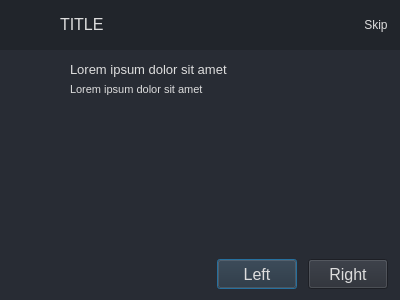
<?xml version="1.0" encoding="UTF-8"?>
<ui version="4.0">
 <class>newVersionDialog</class>
 <widget class="QDialog" name="newVersionDialog">
  <property name="geometry">
   <rect>
    <x>0</x>
    <y>0</y>
    <width>400</width>
    <height>300</height>
   </rect>
  </property>
  <property name="minimumSize">
   <size>
    <width>400</width>
    <height>0</height>
   </size>
  </property>
  <property name="maximumSize">
   <size>
    <width>16777215</width>
    <height>16777215</height>
   </size>
  </property>
  <property name="windowTitle">
   <string>Dialog</string>
  </property>
  <property name="styleSheet">
   <string notr="true">QWidget{
	color: rgb(221, 221, 221);
}

/* /////////////////////////////////////////////////////////////////////////////////////////////////
Content App */
#contentTopBg{	
	background-color: rgb(33, 37, 43);
}

/* Top Buttons */
#rightButtons .QPushButton { background-color: rgba(255, 255, 255, 0); border: none;  border-radius: 5px; }
#rightButtons .QPushButton:hover { background-color: rgb(44, 49, 57); border-style: solid; border-radius: 4px; }
#rightButtons .QPushButton:pressed { background-color: rgb(23, 26, 30); border-style: solid; border-radius: 4px; }
</string>
  </property>
  <widget class="QFrame" name="contentBox">
   <property name="geometry">
    <rect>
     <x>0</x>
     <y>50</y>
     <width>400</width>
     <height>251</height>
    </rect>
   </property>
   <property name="minimumSize">
    <size>
     <width>400</width>
     <height>0</height>
    </size>
   </property>
   <property name="styleSheet">
    <string notr="true">background-color: rgb(40, 44, 52);</string>
   </property>
   <layout class="QVBoxLayout" name="contentBoxLayout">
    <property name="leftMargin">
     <number>12</number>
    </property>
    <property name="topMargin">
     <number>12</number>
    </property>
    <property name="rightMargin">
     <number>12</number>
    </property>
    <property name="bottomMargin">
     <number>12</number>
    </property>
    <item>
     <layout class="QHBoxLayout" name="horizontalLayout_4">
      <property name="bottomMargin">
       <number>0</number>
      </property>
      <item>
       <widget class="QLabel" name="icon_severity">
        <property name="maximumSize">
         <size>
          <width>42</width>
          <height>42</height>
         </size>
        </property>
        <property name="frameShape">
         <enum>QFrame::NoFrame</enum>
        </property>
        <property name="text">
         <string/>
        </property>
       </widget>
      </item>
      <item>
       <layout class="QVBoxLayout" name="text_box">
        <property name="leftMargin">
         <number>10</number>
        </property>
        <property name="bottomMargin">
         <number>0</number>
        </property>
        <item>
         <widget class="QLabel" name="message">
          <property name="styleSheet">
           <string notr="true">font-size: 13px;</string>
          </property>
          <property name="text">
           <string>Lorem ipsum dolor sit amet</string>
          </property>
          <property name="alignment">
           <set>Qt::AlignLeading|Qt::AlignLeft|Qt::AlignTop</set>
          </property>
         </widget>
        </item>
        <item>
         <widget class="QLabel" name="details">
          <property name="styleSheet">
           <string notr="true">font-size: 11px;</string>
          </property>
          <property name="text">
           <string>Lorem ipsum dolor sit amet</string>
          </property>
          <property name="alignment">
           <set>Qt::AlignLeading|Qt::AlignLeft|Qt::AlignTop</set>
          </property>
         </widget>
        </item>
       </layout>
      </item>
     </layout>
    </item>
    <item>
     <spacer name="verticalSpacer">
      <property name="orientation">
       <enum>Qt::Vertical</enum>
      </property>
      <property name="sizeHint" stdset="0">
       <size>
        <width>20</width>
        <height>5</height>
       </size>
      </property>
     </spacer>
    </item>
    <item>
     <widget class="QFrame" name="navigationButtons">
      <property name="maximumSize">
       <size>
        <width>16777215</width>
        <height>40</height>
       </size>
      </property>
      <layout class="QHBoxLayout" name="horizontalLayout_6">
       <property name="leftMargin">
        <number>0</number>
       </property>
       <property name="topMargin">
        <number>0</number>
       </property>
       <property name="rightMargin">
        <number>0</number>
       </property>
       <property name="bottomMargin">
        <number>0</number>
       </property>
       <item>
        <spacer name="leftSpacer">
         <property name="orientation">
          <enum>Qt::Horizontal</enum>
         </property>
         <property name="sizeHint" stdset="0">
          <size>
           <width>40</width>
           <height>20</height>
          </size>
         </property>
        </spacer>
       </item>
       <item>
        <widget class="QPushButton" name="left_button">
         <property name="enabled">
          <bool>true</bool>
         </property>
         <property name="minimumSize">
          <size>
           <width>80</width>
           <height>30</height>
          </size>
         </property>
         <property name="font">
          <font>
           <family>Segoe UI</family>
           <pointsize>12</pointsize>
           <weight>50</weight>
           <italic>false</italic>
           <bold>false</bold>
          </font>
         </property>
         <property name="cursor">
          <cursorShape>PointingHandCursor</cursorShape>
         </property>
         <property name="layoutDirection">
          <enum>Qt::LeftToRight</enum>
         </property>
         <property name="text">
          <string>Left</string>
         </property>
        </widget>
       </item>
       <item>
        <spacer name="betweenSpacer">
         <property name="orientation">
          <enum>Qt::Horizontal</enum>
         </property>
         <property name="sizeType">
          <enum>QSizePolicy::Minimum</enum>
         </property>
         <property name="sizeHint" stdset="0">
          <size>
           <width>5</width>
           <height>20</height>
          </size>
         </property>
        </spacer>
       </item>
       <item>
        <widget class="QPushButton" name="right_button">
         <property name="enabled">
          <bool>true</bool>
         </property>
         <property name="minimumSize">
          <size>
           <width>80</width>
           <height>30</height>
          </size>
         </property>
         <property name="font">
          <font>
           <family>Segoe UI</family>
           <pointsize>12</pointsize>
           <weight>50</weight>
           <italic>false</italic>
           <bold>false</bold>
          </font>
         </property>
         <property name="cursor">
          <cursorShape>PointingHandCursor</cursorShape>
         </property>
         <property name="layoutDirection">
          <enum>Qt::LeftToRight</enum>
         </property>
         <property name="styleSheet">
          <string notr="true">:disabled {background-color: rgb(52, 59, 72); color: rgba(255, 255, 255, 10%) }</string>
         </property>
         <property name="text">
          <string>Right</string>
         </property>
        </widget>
       </item>
      </layout>
     </widget>
    </item>
   </layout>
  </widget>
  <widget class="QFrame" name="contentTopBg">
   <property name="geometry">
    <rect>
     <x>0</x>
     <y>0</y>
     <width>400</width>
     <height>50</height>
    </rect>
   </property>
   <property name="minimumSize">
    <size>
     <width>400</width>
     <height>50</height>
    </size>
   </property>
   <property name="maximumSize">
    <size>
     <width>16777215</width>
     <height>50</height>
    </size>
   </property>
   <property name="frameShape">
    <enum>QFrame::NoFrame</enum>
   </property>
   <property name="frameShadow">
    <enum>QFrame::Raised</enum>
   </property>
   <layout class="QHBoxLayout" name="horizontalLayout">
    <property name="spacing">
     <number>0</number>
    </property>
    <property name="leftMargin">
     <number>0</number>
    </property>
    <property name="topMargin">
     <number>0</number>
    </property>
    <property name="rightMargin">
     <number>10</number>
    </property>
    <property name="bottomMargin">
     <number>0</number>
    </property>
    <item>
     <widget class="QFrame" name="leftBox">
      <property name="sizePolicy">
       <sizepolicy hsizetype="Expanding" vsizetype="Preferred">
        <horstretch>0</horstretch>
        <verstretch>0</verstretch>
       </sizepolicy>
      </property>
      <property name="frameShape">
       <enum>QFrame::NoFrame</enum>
      </property>
      <property name="frameShadow">
       <enum>QFrame::Raised</enum>
      </property>
      <layout class="QHBoxLayout" name="horizontalLayout_3">
       <property name="spacing">
        <number>0</number>
       </property>
       <property name="leftMargin">
        <number>0</number>
       </property>
       <property name="topMargin">
        <number>0</number>
       </property>
       <property name="rightMargin">
        <number>0</number>
       </property>
       <property name="bottomMargin">
        <number>0</number>
       </property>
       <item>
        <widget class="QFrame" name="logoContainer">
         <property name="minimumSize">
          <size>
           <width>60</width>
           <height>0</height>
          </size>
         </property>
         <property name="maximumSize">
          <size>
           <width>60</width>
           <height>16777215</height>
          </size>
         </property>
         <layout class="QHBoxLayout" name="horizontalLayout_8">
          <property name="leftMargin">
           <number>0</number>
          </property>
          <property name="topMargin">
           <number>0</number>
          </property>
          <property name="rightMargin">
           <number>0</number>
          </property>
          <property name="bottomMargin">
           <number>0</number>
          </property>
          <item>
           <widget class="QLabel" name="topLogo">
            <property name="minimumSize">
             <size>
              <width>42</width>
              <height>42</height>
             </size>
            </property>
            <property name="maximumSize">
             <size>
              <width>42</width>
              <height>42</height>
             </size>
            </property>
            <property name="text">
             <string/>
            </property>
            <property name="pixmap">
             <pixmap>../images/logo-42x42.png</pixmap>
            </property>
           </widget>
          </item>
         </layout>
        </widget>
       </item>
       <item>
        <widget class="QLabel" name="titleRightInfo">
         <property name="sizePolicy">
          <sizepolicy hsizetype="Preferred" vsizetype="Expanding">
           <horstretch>0</horstretch>
           <verstretch>0</verstretch>
          </sizepolicy>
         </property>
         <property name="maximumSize">
          <size>
           <width>16777215</width>
           <height>45</height>
          </size>
         </property>
         <property name="font">
          <font>
           <family>Segoe UI</family>
           <pointsize>12</pointsize>
           <weight>9</weight>
           <italic>false</italic>
           <bold>false</bold>
          </font>
         </property>
         <property name="styleSheet">
          <string notr="true">font: 75 12pt &quot;Segoe UI&quot;;</string>
         </property>
         <property name="text">
          <string>TITLE</string>
         </property>
         <property name="alignment">
          <set>Qt::AlignLeading|Qt::AlignLeft|Qt::AlignVCenter</set>
         </property>
        </widget>
       </item>
      </layout>
     </widget>
    </item>
    <item alignment="Qt::AlignRight">
     <widget class="QFrame" name="rightButtons">
      <property name="minimumSize">
       <size>
        <width>0</width>
        <height>28</height>
       </size>
      </property>
      <property name="frameShape">
       <enum>QFrame::NoFrame</enum>
      </property>
      <property name="frameShadow">
       <enum>QFrame::Raised</enum>
      </property>
      <layout class="QHBoxLayout" name="horizontalLayout_2">
       <property name="spacing">
        <number>5</number>
       </property>
       <property name="leftMargin">
        <number>0</number>
       </property>
       <property name="topMargin">
        <number>0</number>
       </property>
       <property name="rightMargin">
        <number>0</number>
       </property>
       <property name="bottomMargin">
        <number>0</number>
       </property>
       <item>
        <widget class="QPushButton" name="closeButton">
         <property name="minimumSize">
          <size>
           <width>28</width>
           <height>28</height>
          </size>
         </property>
         <property name="maximumSize">
          <size>
           <width>28</width>
           <height>28</height>
          </size>
         </property>
         <property name="cursor">
          <cursorShape>PointingHandCursor</cursorShape>
         </property>
         <property name="toolTip">
          <string/>
         </property>
         <property name="text">
          <string>Skip</string>
         </property>
         <property name="iconSize">
          <size>
           <width>20</width>
           <height>20</height>
          </size>
         </property>
        </widget>
       </item>
      </layout>
     </widget>
    </item>
   </layout>
  </widget>
 </widget>
 <resources/>
 <connections/>
</ui>
